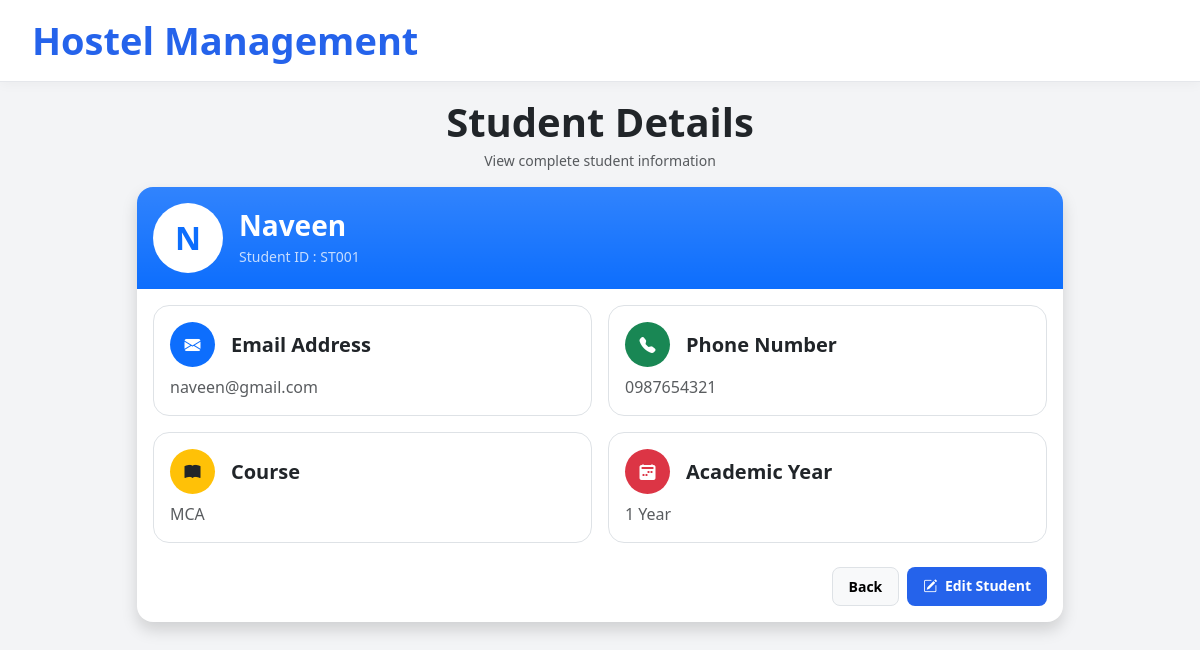
/student-details/7/, run on the app's committed database.
### hostel_app/models.py (models this page shows, shortened)
class Student(models.Model):
    student_id = models.CharField(
        max_length=10,
        unique=True
    )
    student_name = models.CharField(max_length=100)
    email = models.EmailField()
    phone_number = models.CharField(max_length=15)
    course = models.CharField(max_length=50)
    year = models.IntegerField()

### hostel_app/views.py (the view)
# urls.py: path('student-details/<int:id>/',views.student_details,name='student-details'),
def student_details(request, id):
    student = Student.objects.get(id=id)
    context = {
        "student": student
    }
    return render(
        request,
        "students/student_details.html",
        context
    )

### hostel_app/templates/students/student_details.html (shortened to what this page needs)
{% extends "master.html" %}
{% block content %}
<div class="container py-3" style="max-width: 950px;">
    <div class="mb-3 text-center">
        <h1 class="fw-bold display-6 text-dark mb-1">
            Student Details
        </h1>
        <p class="text-muted small mb-0">
            View complete student information
        </p>
    </div>
    <div class="card border-0 shadow rounded-4 overflow-hidden">
        <div class="bg-primary bg-gradient text-white p-3">
            <div class="d-flex align-items-center gap-3">
                <div
                    class="rounded-circle bg-white text-primary d-flex align-items-center justify-content-center fw-bold"
                    style="width:70px; height:70px; font-size:32px;"
                >
                    {{ student.student_name|first }}
                </div>
                <div>
                    <h3 class="fw-bold mb-1">
                        {{ student.student_name }}
                    </h3>
                    <p class="mb-0 small opacity-75">
                        Student ID : {{ student.student_id }}
                    </p>
                </div>
            </div>
        </div>
        <div class="card-body p-3">
            <div class="row g-3">
                <div class="col-md-6">
                    <div class="border rounded-4 p-3 h-100">
                        <div class="d-flex align-items-center mb-2">
                            <div
                                class="bg-primary text-white rounded-circle d-flex align-items-center justify-content-center me-3"
                                style="width:45px; height:45px;"
                            >
                                <i class="bi bi-envelope-fill"></i>
                            </div>
                            <h5 class="fw-bold mb-0">
                                Email Address
                            </h5>
                        </div>
                        <p class="text-muted fs-6 mb-0">
                            {{ student.email }}
                        </p>
                    </div>
                </div>
                <div class="col-md-6">
                    <div class="border rounded-4 p-3 h-100">
                        <div class="d-flex align-items-center mb-2">
                            <div
                                class="bg-success text-white rounded-circle d-flex align-items-center justify-content-center me-3"
                                style="width:45px; height:45px;"
                            >
                                <i class="bi bi-telephone-fill"></i>
                            </div>
                            <h5 class="fw-bold mb-0">
                                Phone Number
                            </h5>
                        </div>
                        <p class="text-muted fs-6 mb-0">
                            {{ student.phone_number }}
                        </p>
                    </div>
                </div>
                <div class="col-md-6">
                    <div class="border rounded-4 p-3 h-100">
                        <div class="d-flex align-items-center mb-2">
                            <div
                                class="bg-warning text-dark rounded-circle d-flex align-items-center justify-content-center me-3"
                                style="width:45px; height:45px;"
                            >
                                <i class="bi bi-book-fill"></i>
                            </div>
                            <h5 class="fw-bold mb-0">
                                Course
                            </h5>
                        </div>
                        <p class="text-muted fs-6 mb-0">
                            {{ student.course }}
                        </p>
                    </div>
                </div>
                <div class="col-md-6">
                    <div class="border rounded-4 p-3 h-100">
                        <div class="d-flex align-items-center mb-2">
                            <div
                                class="bg-danger text-white rounded-circle d-flex align-items-center justify-content-center me-3"
                                style="width:45px; height:45px;"
                            >
                                <i class="bi bi-calendar2-week-fill"></i>
                            </div>
                            <h5 class="fw-bold mb-0">
                                Academic Year
                            </h5>
                        </div>
                        <p class="text-muted fs-6 mb-0">
                            {{ student.year }} Year
                        </p>
                    </div>
                </div>
            </div>
            <div class="d-flex justify-content-end gap-2 mt-4">
                <a
                    href="{% url 'student-list' %}"
                    class="btn btn-light border btn-sm px-3 py-2 rounded-3 fw-semibold"
                >
                    Back
                </a>
                <a
                    href="{% url 'update-student' student.id %}"
                    class="btn btn-primary btn-sm px-3 py-2 rounded-3 fw-semibold"
                >
                    <i class="bi bi-pencil-square me-1"></i>
                    Edit Student
                </a>
            </div>
        </div>
    </div>
</div>
{% endblock content %}

### hostel_app/templates/master.html (style rules this page uses)
* { margin: 0; padding: 0; box-sizing: border-box; }
body { background: #f3f4f6; font-family: 'Segoe UI', sans-serif; overflow-x: hidden; }
.btn { border-radius: 12px; padding: 10px 20px; font-weight: 600; border: none; }
.btn-primary { background: #2563eb; }
h1 { font-size: 52px; font-weight: 800; color: #111827; margin-bottom: 12px; }

### data on the page
Student: student_name|first "N", student_name "Naveen", student_id "ST001", email "naveen@gmail.com", phone_number "0987654321", course "MCA", year "1"
